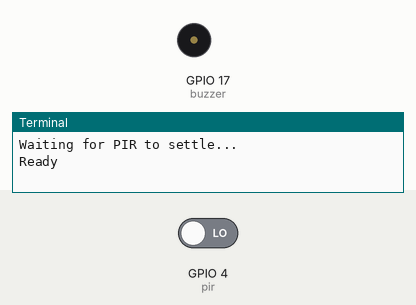
This program was run on a simulated Raspberry Pi (BCM pin numbers). Shown: buzzer (waves = sounding, pin HIGH), the last lines printed to the terminal. The test bench sets the inputs (shaded band); at power-on: GPIO 4 (pir) LOW.

Above: at 1.2 s.
1.3 s: GPIO 4 (pir) driven HIGH
At 1.55 s:
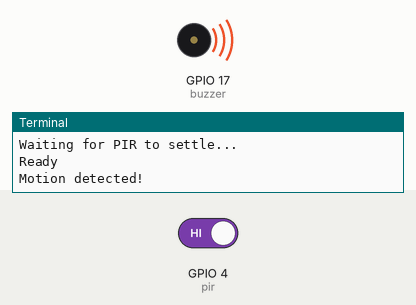
4.3 s: GPIO 4 (pir) driven LOW
Timing chart, 0 to 7.3 s (numbered marks = the images above; inputs shaded):
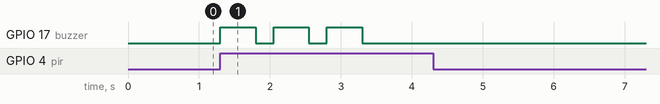

The program:

motion_alarm.py
```python
from gpiozero import MotionSensor, Buzzer
from time import sleep

pir = MotionSensor(4) # HC-SR501
buzzer = Buzzer(17) # Active buzzer

print("Waiting for PIR to settle...")
pir.wait_for_no_motion()

while True:
    print("Ready")

    pir.wait_for_motion()
    print("Motion detected!")
    buzzer.beep(0.5, 0.25, n=3)

    pir.wait_for_no_motion()
    print("No motion.")
```

Measured:
- after the input at 1.3 s, GPIO 17 (buzzer): alternates HIGH for 0.50 s and LOW for 0.25 s, starting at once
